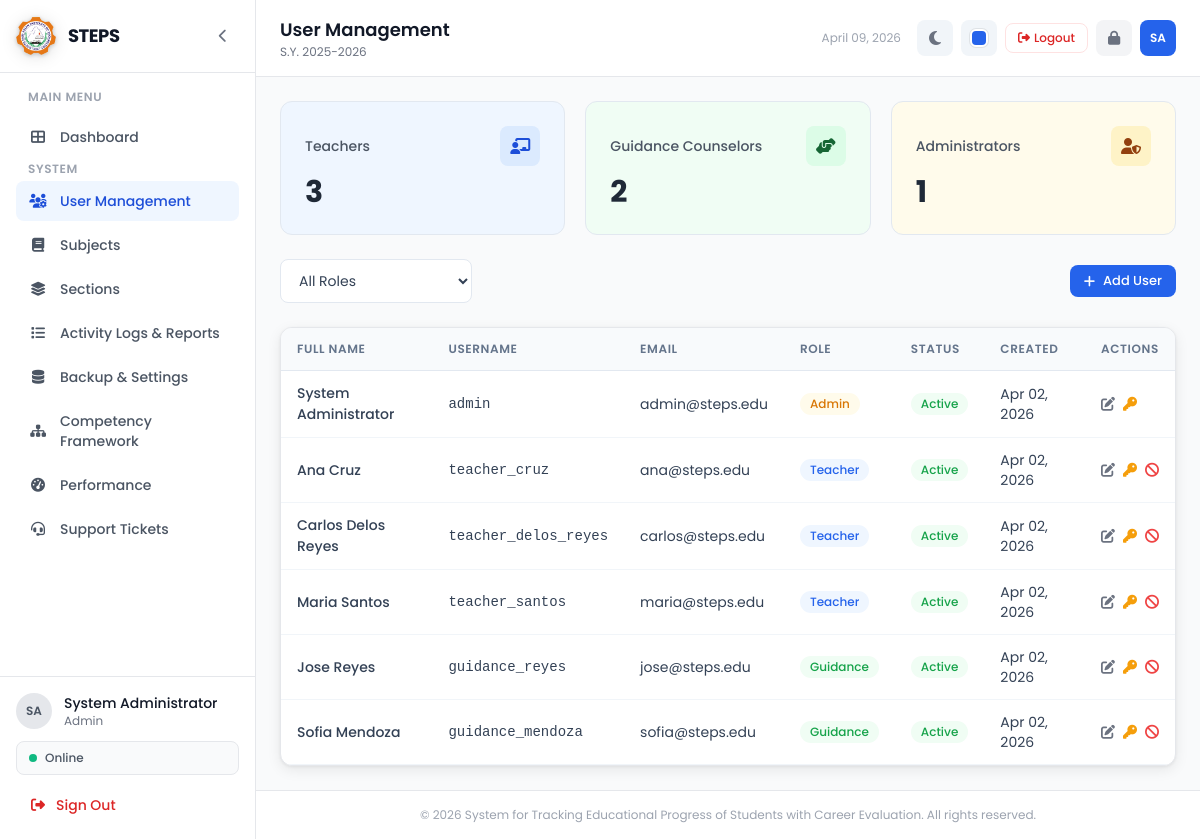
Screenshot of /users/index.php (signed in) with the database file from the repository.
### tables this page shows
CREATE TABLE IF NOT EXISTS `users` (
  `id` int NOT NULL AUTO_INCREMENT,
  `username` varchar(50) NOT NULL,
  `password` varchar(255) NOT NULL,
  `full_name` varchar(100) NOT NULL,
  `email` varchar(100) DEFAULT NULL,
  `role` enum('admin','teacher','guidance') NOT NULL DEFAULT 'teacher',
  `status` enum('active','inactive') NOT NULL DEFAULT 'active',
  `created_at` timestamp NULL DEFAULT CURRENT_TIMESTAMP,
  `updated_at` timestamp NULL DEFAULT CURRENT_TIMESTAMP ON UPDATE CURRENT_TIMESTAMP,
  PRIMARY KEY (`id`),
  UNIQUE KEY `username` (`username`)
);

### config/constants.php (called while the page is built, shortened)
<?php
function sanitize($data) {
    return htmlspecialchars(strip_tags(trim($data)), ENT_QUOTES, 'UTF-8');
}

### users/index.php (the view, shortened to what this page needs)
<?php
require_once __DIR__ . '/../includes/header.php';
$query = "SELECT * FROM users WHERE 1=1";
$params = [];
$query .= " ORDER BY role, full_name";
$stmt = $pdo->prepare($query);
$stmt->execute($params);
$users = $stmt->fetchAll();
$totalTeachers = $pdo->query("SELECT COUNT(*) as cnt FROM users WHERE role='teacher'")->fetch()['cnt'];
$totalGuidance = $pdo->query("SELECT COUNT(*) as cnt FROM users WHERE role='guidance'")->fetch()['cnt'];
$totalAdmin = $pdo->query("SELECT COUNT(*) as cnt FROM users WHERE role='admin'")->fetch()['cnt'];
require_once __DIR__ . '/../includes/sidebar.php';
?>
<div class="grid grid-cols-1 md:grid-cols-3 gap-5 mb-6">
    <div class="stat-card" style="background:#eff6ff;">
        <div class="flex items-center justify-between mb-2">
            <span class="text-sm font-medium text-gray-600">Teachers</span>
            <div class="w-10 h-10 rounded-lg flex items-center justify-center" style="background:#dbeafe;">
                <i class="fas fa-chalkboard-teacher" style="color:#1d4ed8;"></i>
            </div>
        </div>
        <p class="text-3xl font-bold text-gray-800"><?= $totalTeachers ?></p>
    </div>
    <div class="stat-card" style="background:#f0fdf4;">
        <div class="flex items-center justify-between mb-2">
            <span class="text-sm font-medium text-gray-600">Guidance Counselors</span>
            <div class="w-10 h-10 rounded-lg flex items-center justify-center" style="background:#dcfce7;">
                <i class="fas fa-hands-helping" style="color:#166534;"></i>
            </div>
        </div>
        <p class="text-3xl font-bold text-gray-800"><?= $totalGuidance ?></p>
    </div>
    <div class="stat-card" style="background:#fffbeb;">
        <div class="flex items-center justify-between mb-2">
            <span class="text-sm font-medium text-gray-600">Administrators</span>
            <div class="w-10 h-10 rounded-lg flex items-center justify-center" style="background:#fef3c7;">
                <i class="fas fa-user-shield" style="color:#92400e;"></i>
            </div>
        </div>
        <p class="text-3xl font-bold text-gray-800"><?= $totalAdmin ?></p>
    </div>
</div>
<div class="flex flex-wrap items-center justify-between gap-4 mb-6">
    <form method="GET" class="flex items-center gap-3">
        <select name="role" class="form-select w-48" onchange="this.form.submit()">
            <option value="">All Roles</option>
        </select>
    </form>
    <button onclick="openModal('addUserModal')" class="btn btn-primary btn-sm">
        <i class="fas fa-plus"></i> Add User
    </button>
</div>
<div class="bg-white border border-gray-200 rounded-xl overflow-hidden">
    <div class="overflow-x-auto">
        <table class="steps-table" id="usersTable">
            <thead>
                <tr><th>Full Name</th><th>Username</th><th>Email</th><th>Role</th><th>Status</th><th>Created</th><th>Actions</th></tr>
            </thead>
            <tbody>
                <?php foreach ($users as $u): ?>
                    <?php $roleBadge = ['admin' => 'badge-amber', 'teacher' => 'badge-blue', 'guidance' => 'badge-green']; ?>
                    <tr>
                        <td class="font-medium"><?= sanitize($u['full_name']) ?></td>
                        <td class="text-sm font-mono"><?= sanitize($u['username']) ?></td>
                        <td class="text-sm"><?= sanitize($u['email'] ?? '-') ?></td>
                        <td><span class="badge <?= $roleBadge[$u['role']] ?? 'badge-blue' ?> capitalize"><?= $u['role'] ?></span></td>
                        <td>
                            <?php if ($u['status'] === 'active'): ?>
                                <span class="badge badge-green">Active</span>
                            <?php else: ?>
                                <span class="badge badge-red">Inactive</span>
                            <?php endif; ?>
                        </td>
                        <td class="text-sm text-gray-500"><?= date('M d, Y', strtotime($u['created_at'])) ?></td>
                        <td>
                            <div class="flex items-center gap-2">
                                <button onclick="loadEditUser(<?= $u['id'] ?>)" class="text-gray-500 hover:text-gray-700" title="Edit"><i class="fas fa-edit"></i></button>
                                <form method="POST" class="inline">
                                    <button type="button" class="text-amber-500 hover:text-amber-700" title="Reset Password"
                                            onclick="confirmSubmit(this.closest('form'), 'Reset Password?', 'The password for <?= sanitize($u['full_name']) ?> will be reset to the default (password).', 'Yes, reset')">
                                        <i class="fas fa-key"></i>
                                    </button>
                                </form>
                                <?php if ((int)$u['id'] !== (int)$_SESSION['user_id']): ?>
                                <form method="POST" class="inline">
                                    <button type="button" class="<?= $u['status'] === 'active' ? 'text-red-500 hover:text-red-700' : 'text-emerald-500 hover:text-emerald-700' ?>"
                                            title="<?= $u['status'] === 'active' ? 'Deactivate' : 'Activate' ?>"
                                            onclick="confirmSubmit(this.closest('form'), '<?= $u['status'] === 'active' ? 'Deactivate' : 'Activate' ?> User?', '<?= $u['status'] === 'active' ? 'This user will no longer be able to log in.' : 'This user will be able to log in again.' ?>', 'Yes, proceed')">
                                        <i class="fas fa-<?= $u['status'] === 'active' ? 'ban' : 'check-circle' ?>"></i>
                                    </button>
                                </form>
                                <?php endif; ?>
                            </div>
                        </td>
                    </tr>
                <?php endforeach; ?>
            </tbody>
        </table>
    </div>
</div>
<?php require_once __DIR__ . '/../includes/footer.php'; ?>

### assets/css/style.css (style rules this page uses)
:root, [data-theme="blue"] { --primary-50: #eff6ff; --primary-100: #dbeafe; --primary-200: #bfdbfe; --primary-500: #3b82f6; --primary-600: #2563eb; --primary-700: #1d4ed8; --primary-rgb: 37, 99, 235; --sidebar-accent: #2563eb; }
* { margin: 0; padding: 0; box-sizing: border-box; }
body { font-family: 'Poppins', sans-serif; }
.steps-table { width: 100%; border-collapse: separate; border-spacing: 0; }
.rounded-xl:has(.steps-table) { box-shadow: 0 4px 14px rgba(0, 0, 0, 0.08), 0 1px 3px rgba(0, 0, 0, 0.06); }
.steps-table thead th { background-color: #f8fafc; padding: 12px 16px; text-align: left; font-size: 12px; font-weight: 600; color: #64748b; text-transform: uppercase; letter-spacing: 0.05em; border-bottom: 1px solid #e2e8f0; }
.steps-table tbody td { padding: 12px 16px; font-size: 14px; color: #334155; border-bottom: 1px solid #f1f5f9; }
.stat-card { background: white; border: 1px solid #e2e8f0; border-radius: 12px; padding: 24px; transition: box-shadow 0.2s; }
.badge { display: inline-flex; align-items: center; padding: 2px 10px; border-radius: 9999px; font-size: 12px; font-weight: 500; }
.badge-amber { background-color: #fffbeb; color: #d97706; }
.badge-green { background-color: #f0fdf4; color: #16a34a; }
.badge-blue { background-color: var(--primary-50); color: var(--primary-600); }
.form-select { width: 100%; padding: 10px 14px; border: 1px solid #e2e8f0; border-radius: 8px; font-family: 'Poppins', sans-serif; font-size: 14px; color: #334155; background: white; cursor: pointer; transition: border-color 0.2s; }
.btn { display: inline-flex; align-items: center; gap: 8px; padding: 10px 20px; border-radius: 8px; font-family: 'Poppins', sans-serif; font-size: 14px; font-weight: 500; cursor: pointer; transition: all 0.2s; border: none; text-decoration: none; }
.btn-primary { background-color: var(--primary-600); color: white; }
.btn-sm { padding: 6px 14px; font-size: 13px; }

### rows the page displays
users: full_name "System Administrator", username "admin", email "admin@steps.edu", role "Admin", status "Active", created_at "Apr 02, 2026"
users: full_name "Ana Cruz", username "teacher_cruz", email "ana@steps.edu", role "Teacher", status "Active", created_at "Apr 02, 2026"
users: full_name "Carlos Delos Reyes", username "teacher_delos_reyes", email "carlos@steps.edu", role "Teacher", status "Active", created_at "Apr 02, 2026"
users: full_name "Maria Santos", username "teacher_santos", email "maria@steps.edu", role "Teacher", status "Active", created_at "Apr 02, 2026"
users: full_name "Jose Reyes", username "guidance_reyes", email "jose@steps.edu", role "Guidance", status "Active", created_at "Apr 02, 2026"
users: full_name "Sofia Mendoza", username "guidance_mendoza", email "sofia@steps.edu", role "Guidance", status "Active", created_at "Apr 02, 2026"

### other values shown
SITE_NAME "STEPS"
$initials "SA"
$fullName "System Administrator"
$role "Admin"
$pageTitle "User Management"
effectiveSchoolYear() "2025-2026"
$totalTeachers "3"
$totalGuidance "2"
$totalAdmin "1"
SITE_FULL_NAME "System for Tracking Educational Progress of Students with Career Evaluation"
